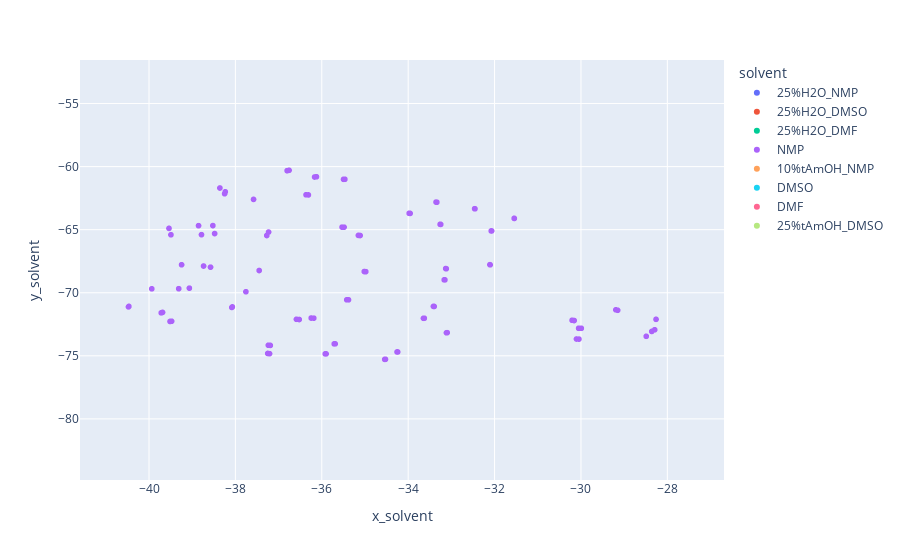

The cell this chart's notebook holds for it:
### Code cell
import plotly.express as px
fig = px.scatter(df_solvent, x="x_solvent", y="y_solvent", hover_data=['catalyst_smiles', 'electrophile', 'nucleophile', 'base_smiles', 'solvent'], color='solvent')
fig.show()

### Figure 1 — Plotly figure (JSON) as saved in the notebook; plotly's stock layout.template omitted (floating-point values rounded to 4 significant figures; data arrays with more than 128 entries replaced by an {"elided": "..."} marker saying what was removed)
{"data": [{"customdata": {"elided": "436x5 str values"}, "hovertemplate": "solvent=%{customdata[4]}<br>x_solvent=%{x}<br>y_solvent=%{y}<br>catalyst_smiles=%{customdata[0]}<br>electrophile=%{customdata[1]}<br>nucleophile=%{customdata[2]}<br>base_smiles=%{customdata[3]}<extra></extra>", "legendgroup": "25%H2O_NMP", "marker": {"color": "#636efa", "symbol": "circle"}, "mode": "markers", "name": "25%H2O_NMP", "showlegend": true, "type": "scattergl", "x": {"elided": "436 float values"}, "xaxis": "x", "y": {"elided": "436 float values"}, "yaxis": "y"}, {"customdata": {"elided": "588x5 str values"}, "hovertemplate": "solvent=%{customdata[4]}<br>x_solvent=%{x}<br>y_solvent=%{y}<br>catalyst_smiles=%{customdata[0]}<br>electrophile=%{customdata[1]}<br>nucleophile=%{customdata[2]}<br>base_smiles=%{customdata[3]}<extra></extra>", "legendgroup": "25%H2O_DMSO", "marker": {"color": "#EF553B", "symbol": "circle"}, "mode": "markers", "name": "25%H2O_DMSO", "showlegend": true, "type": "scattergl", "x": {"elided": "588 float values"}, "xaxis": "x", "y": {"elided": "588 float values"}, "yaxis": "y"}, {"customdata": {"elided": "76x5 str values"}, "hovertemplate": "solvent=%{customdata[4]}<br>x_solvent=%{x}<br>y_solvent=%{y}<br>catalyst_smiles=%{customdata[0]}<br>electrophile=%{customdata[1]}<br>nucleophile=%{customdata[2]}<br>base_smiles=%{customdata[3]}<extra></extra>", "legendgroup": "25%H2O_DMF", "marker": {"color": "#00cc96", "symbol": "circle"}, "mode": "markers", "name": "25%H2O_DMF", "showlegend": true, "type": "scattergl", "x": [8.913, 10.7, 10.74, 12.04, 8.949, 10.35, 10.46, 11.77, 8.789, 9.776, 10.17, 11.15, 8.774, 9.762, 10.15, 11.13, 15.44, 15.44, 15.48, 15.48, 13.84, 13.81, 14.18, 14.16, 8.931, 10.9, 10.98, 12.19, 13.87, 13.87, 14.25, 14.25, 8.924, 10.9, 11.02, 12.18, 15.98, 15.96, 15.74, 15.71, 3.5, 1.65, 3.496, 1.675, 4.153, 2.162, 4.421, 2.345, 3.604, 1.775, 3.587, 1.763, 5.275, 5.461, 6.228, 6.835, 5.88, 6.041, 5.838, 5.932, 6.062, 6.708, 6.056, 6.68, 3.438, -0.5255, 3.644, -0.4505, 4.076, -0.0412, 4.228, 0.08473, 3.688, -0.3887, 3.691, -0.3835], "xaxis": "x", "y": [1.417, 0.03581, 3.508, 2.193, 1.039, -0.07472, 3.223, 1.882, 0.482, -0.2516, 2.698, 1.771, 0.4766, -0.265, 2.689, 1.753, -0.9699, -0.968, -0.5216, -0.5073, -0.4426, -0.4437, 0.04978, 0.06626, 1.597, 0.07173, 3.625, 2.382, -2.059, -2.009, -2.191, -2.136, 1.615, 0.08641, 3.629, 2.428, 1.503, 1.466, 1.569, 1.535, 6.06, 6.734, 6.626, 7.151, 7.466, 7.845, 8.023, 8.11, 6.653, 7.177, 6.679, 7.197, 4.942, 5.381, 4.45, 5.416, 6.805, 6.784, 7.863, 7.821, 4.502, 5.586, 4.541, 5.597, 10.52, 8.086, 10.4, 8.35, 9.884, 8.84, 9.741, 8.952, 10.35, 8.368, 10.35, 8.376], "yaxis": "y"}, {"customdata": {"elided": "210x5 str values"}, "hovertemplate": "solvent=%{customdata[4]}<br>x_solvent=%{x}<br>y_solvent=%{y}<br>catalyst_smiles=%{customdata[0]}<br>electrophile=%{customdata[1]}<br>nucleophile=%{customdata[2]}<br>base_smiles=%{customdata[3]}<extra></extra>", "legendgroup": "NMP", "marker": {"color": "#ab63fa", "symbol": "circle"}, "mode": "markers", "name": "NMP", "showlegend": true, "type": "scattergl", "x": {"elided": "210 float values"}, "xaxis": "x", "y": {"elided": "210 float values"}, "yaxis": "y"}, {"customdata": {"elided": "192x5 str values"}, "hovertemplate": "solvent=%{customdata[4]}<br>x_solvent=%{x}<br>y_solvent=%{y}<br>catalyst_smiles=%{customdata[0]}<br>electrophile=%{customdata[1]}<br>nucleophile=%{customdata[2]}<br>base_smiles=%{customdata[3]}<extra></extra>", "legendgroup": "10%tAmOH_NMP", "marker": {"color": "#FFA15A", "symbol": "circle"}, "mode": "markers", "name": "10%tAmOH_NMP", "showlegend": true, "type": "scattergl", "x": {"elided": "192 float values"}, "xaxis": "x", "y": {"elided": "192 float values"}, "yaxis": "y"}, {"customdata": {"elided": "786x5 str values"}, "hovertemplate": "solvent=%{customdata[4]}<br>x_solvent=%{x}<br>y_solvent=%{y}<br>catalyst_smiles=%{customdata[0]}<br>electrophile=%{customdata[1]}<br>nucleophile=%{customdata[2]}<br>base_smiles=%{customdata[3]}<extra></extra>", "legendgroup": "DMSO", "marker": {"color": "#19d3f3", "symbol": "circle"}, "mode": "markers", "name": "DMSO", "showlegend": true, "type": "scattergl", "x": {"elided": "786 float values"}, "xaxis": "x", "y": {"elided": "786 float values"}, "yaxis": "y"}, {"customdata": [["[Pd](OS(=O)(=O)C)c1c(c2c(N)cccc2)cccc1.P(c1c(c2c(cc(cc2C(C)C)C(C)C)C(C)C)cccc1)(C1CCCCC1)C1CCCCC1", "Brc1nc(cs1)C(=O)Nc2ccccc2N3CCNCC3", "OB(O)c1ccc2OCCc2c1", "C(N=[P](N(C)C)(N=[P](N(C)C)(N(C)C)N(C)C)N(C)C)C", "DMF"], ["[Pd](OS(=O)(=O)C)c1c(c2c(N)cccc2)cccc1.P(c1c(c2c(cc(cc2C(C)C)C(C)C)C(C)C)cccc1)(C(C)(C)C)C(C)(C)C", "Brc1nc(cs1)C(=O)Nc2ccccc2N3CCNCC3", "OB(O)c1ccc2OCCc2c1", "C(N=[P](N(C)C)(N=[P](N(C)C)(N(C)C)N(C)C)N(C)C)C", "DMF"], ["[Pd](OS(=O)(=O)C)c1c(c2c(N)cccc2)cccc1.P(c1c(c2c(cc(cc2C(C)C)C(C)C)C(C)C)cccc1)(C1CCCCC1)C1CCCCC1", "Brc1nc(cs1)C(=O)Nc2ccccc2N3CCNCC3", "OB(O)c1ccc2OCCc2c1", "CN(C)C(N(C)C)=NC(C)(C)C", "DMF"], ["[Pd](OS(=O)(=O)C)c1c(c2c(N)cccc2)cccc1.P(c1c(c2c(cc(cc2C(C)C)C(C)C)C(C)C)cccc1)(C(C)(C)C)C(C)(C)C", "Brc1nc(cs1)C(=O)Nc2ccccc2N3CCNCC3", "OB(O)c1ccc2OCCc2c1", "CN(C)C(N(C)C)=NC(C)(C)C", "DMF"], ["[Pd](OS(=O)(=O)C)c1c(c2c(N)cccc2)cccc1.P(c1c(c2c(cc(cc2C(C)C)C(C)C)C(C)C)cccc1)(C1CCCCC1)C1CCCCC1", "Brc1nc(cs1)C(=O)Nc2ccccc2N3CCNCC3", "OB(O)c1ccc2OCCc2c1", "C1CCN2CCCN=C2CC1", "DMF"], ["[Pd](OS(=O)(=O)C)c1c(c2c(N)cccc2)cccc1.P(c1c(c2c(cc(cc2C(C)C)C(C)C)C(C)C)cccc1)(C(C)(C)C)C(C)(C)C", "Brc1nc(cs1)C(=O)Nc2ccccc2N3CCNCC3", "OB(O)c1ccc2OCCc2c1", "C1CCN2CCCN=C2CC1", "DMF"], ["[Pd](OS(=O)(=O)C)c1c(c2c(N)cccc2)cccc1.P(c1c(c2c(OC)cccc2OC)cccc1)(C1CCCCC1)C1CCCCC1", "Brc1nc(cs1)C(=O)Nc2ccccc2N3CCNCC3", "OB(O)c1ccc2OCCc2c1", "C(N=[P](N(C)C)(N=[P](N(C)C)(N(C)C)N(C)C)N(C)C)C", "DMF"], ["CC(C)Oc1cccc(OC(C)C)c1c2ccccc2P(C3CCCCC3)C4CCCCC4.O=S(O[Pd]c5ccccc5c6ccccc6N)(C)=O", "Brc1nc(cs1)C(=O)Nc2ccccc2N3CCNCC3", "OB(O)c1ccc2OCCc2c1", "C(N=[P](N(C)C)(N=[P](N(C)C)(N(C)C)N(C)C)N(C)C)C", "DMF"], ["[Pd](OS(=O)(=O)C)c1c(c2c(N)cccc2)cccc1.P(c1c(c2c(OC)cccc2OC)cccc1)(C1CCCCC1)C1CCCCC1", "Brc1nc(cs1)C(=O)Nc2ccccc2N3CCNCC3", "OB(O)c1ccc2OCCc2c1", "CN(C)C(N(C)C)=NC(C)(C)C", "DMF"], ["CC(C)Oc1cccc(OC(C)C)c1c2ccccc2P(C3CCCCC3)C4CCCCC4.O=S(O[Pd]c5ccccc5c6ccccc6N)(C)=O", "Brc1nc(cs1)C(=O)Nc2ccccc2N3CCNCC3", "OB(O)c1ccc2OCCc2c1", "CN(C)C(N(C)C)=NC(C)(C)C", "DMF"], ["[Pd](OS(=O)(=O)C)c1c(c2c(N)cccc2)cccc1.P(c1c(c2c(OC)cccc2OC)cccc1)(C1CCCCC1)C1CCCCC1", "Brc1nc(cs1)C(=O)Nc2ccccc2N3CCNCC3", "OB(O)c1ccc2OCCc2c1", "C1CCN2CCCN=C2CC1", "DMF"], ["CC(C)Oc1cccc(OC(C)C)c1c2ccccc2P(C3CCCCC3)C4CCCCC4.O=S(O[Pd]c5ccccc5c6ccccc6N)(C)=O", "Brc1nc(cs1)C(=O)Nc2ccccc2N3CCNCC3", "OB(O)c1ccc2OCCc2c1", "C1CCN2CCCN=C2CC1", "DMF"], ["[Pd](OS(=O)(=O)C)c1c(c2c(N)cccc2)cccc1.P(c1c(c2c(cc(cc2C(C)C)C(C)C)C(C)C)c(OC)ccc1OC)(C1CCCCC1)C1CCCCC1", "Brc1nc(cs1)C(=O)Nc2ccccc2N3CCNCC3", "OB(O)c1ccc2OCCc2c1", "C(N=[P](N(C)C)(N=[P](N(C)C)(N(C)C)N(C)C)N(C)C)C", "DMF"], ["[Pd](OS(=O)(=O)C)c1c(c2c(N)cccc2)cccc1.P(C(C)(C)C)(C(C)(C)C)c1ccc(N(C)C)cc1", "Brc1nc(cs1)C(=O)Nc2ccccc2N3CCNCC3", "OB(O)c1ccc2OCCc2c1", "C(N=[P](N(C)C)(N=[P](N(C)C)(N(C)C)N(C)C)N(C)C)C", "DMF"], ["[Pd](OS(=O)(=O)C)c1c(c2c(N)cccc2)cccc1.P(c1c(c2c(cc(cc2C(C)C)C(C)C)C(C)C)c(OC)ccc1OC)(C1CCCCC1)C1CCCCC1", "Brc1nc(cs1)C(=O)Nc2ccccc2N3CCNCC3", "OB(O)c1ccc2OCCc2c1", "CN(C)C(N(C)C)=NC(C)(C)C", "DMF"], ["[Pd](OS(=O)(=O)C)c1c(c2c(N)cccc2)cccc1.P(C(C)(C)C)(C(C)(C)C)c1ccc(N(C)C)cc1", "Brc1nc(cs1)C(=O)Nc2ccccc2N3CCNCC3", "OB(O)c1ccc2OCCc2c1", "CN(C)C(N(C)C)=NC(C)(C)C", "DMF"], ["[Pd](OS(=O)(=O)C)c1c(c2c(N)cccc2)cccc1.P(c1c(c2c(cc(cc2C(C)C)C(C)C)C(C)C)c(OC)ccc1OC)(C1CCCCC1)C1CCCCC1", "Brc1nc(cs1)C(=O)Nc2ccccc2N3CCNCC3", "OB(O)c1ccc2OCCc2c1", "C1CCN2CCCN=C2CC1", "DMF"], ["[Pd](OS(=O)(=O)C)c1c(c2c(N)cccc2)cccc1.P(C(C)(C)C)(C(C)(C)C)c1ccc(N(C)C)cc1", "Brc1nc(cs1)C(=O)Nc2ccccc2N3CCNCC3", "OB(O)c1ccc2OCCc2c1", "C1CCN2CCCN=C2CC1", "DMF"]], "hovertemplate": "solvent=%{customdata[4]}<br>x_solvent=%{x}<br>y_solvent=%{y}<br>catalyst_smiles=%{customdata[0]}<br>electrophile=%{customdata[1]}<br>nucleophile=%{customdata[2]}<br>base_smiles=%{customdata[3]}<extra></extra>", "legendgroup": "DMF", "marker": {"color": "#FF6692", "symbol": "circle"}, "mode": "markers", "name": "DMF", "showlegend": true, "type": "scattergl", "x": [-11.47, -11.19, -11.79, -11.4, -13.05, -12.59, -11.87, -11.94, -12.33, -12.38, -13.3, -13.32, -10.73, -11.18, -10.78, -11.32, -13.16, -12.18], "xaxis": "x", "y": [13.29, 12.38, 13.02, 12.28, 12.38, 11.88, 13.99, 14.03, 13.69, 13.73, 12.9, 12.95, 13.34, 11.45, 13.22, 11.39, 12.09, 11.33], "yaxis": "y"}, {"customdata": {"elided": "480x5 str values"}, "hovertemplate": "solvent=%{customdata[4]}<br>x_solvent=%{x}<br>y_solvent=%{y}<br>catalyst_smiles=%{customdata[0]}<br>electrophile=%{customdata[1]}<br>nucleophile=%{customdata[2]}<br>base_smiles=%{customdata[3]}<extra></extra>", "legendgroup": "25%tAmOH_DMSO", "marker": {"color": "#B6E880", "symbol": "circle"}, "mode": "markers", "name": "25%tAmOH_DMSO", "showlegend": true, "type": "scattergl", "x": {"elided": "480 float values"}, "xaxis": "x", "y": {"elided": "480 float values"}, "yaxis": "y"}], "layout": {"autosize": true, "legend": {"title": {"text": "solvent"}, "tracegroupgap": 0}, "margin": {"t": 60}, "xaxis": {"anchor": "y", "autorange": false, "domain": [0, 1], "range": [-41.6, -26.69], "showspikes": false, "title": {"text": "x_solvent"}, "type": "linear"}, "yaxis": {"anchor": "x", "autorange": false, "domain": [0, 1], "range": [-84.84, -51.55], "showspikes": false, "title": {"text": "y_solvent"}, "type": "linear"}}}
